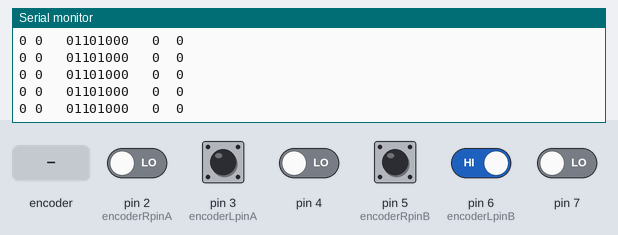
A sketch run on a simulated Arduino Uno, built with avr-gcc and run on an emulated ATmega328P. Parts: the last lines printed to the serial monitor. Inputs (shaded band) come from the test bench; at power-on: pin 3 (encoderLpinA), pin 5 (encoderRpinB), pin 6 (encoderLpinB) HIGH, pin 2 (encoderRpinA), pin 4, pin 7 LOW.

Above: at 1.2 s.
1.3 s: pin 6 (encoderLpinB) driven LOW
At 1.9 s:
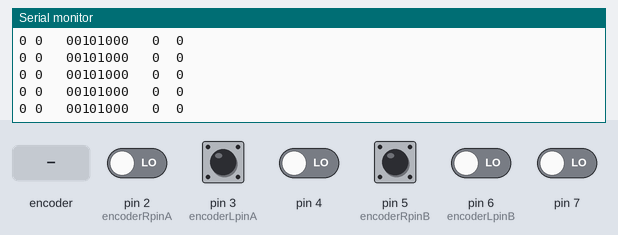
4.3 s: rotary encoder on pin 2 (encoderRpinA) / pin 5 (encoderRpinB) turned 1 step (first pin leading)
At 5.1 s:
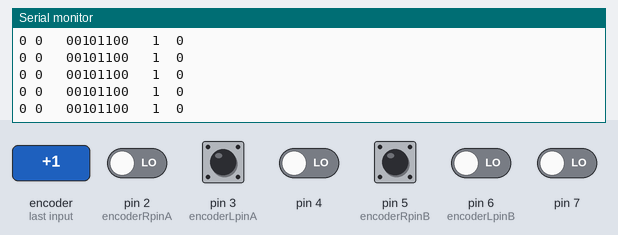
7.5 s: rotary encoder on pin 2 (encoderRpinA) / pin 5 (encoderRpinB) turned 1 step (first pin leading)
Timing chart, 0 to 9.8 s (numbered marks = the images above; inputs shaded):
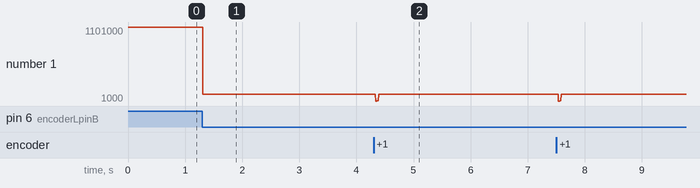

Measured:
- after the input at 1.3 s, the serial monitor: prints a new line at once (image 1)
- after the input at 4.3 s, the serial monitor: prints a new line at once (image 2)
- plotted number 1: 1101000 → 101000 after the input at 1.3 s, 101000 → 101100 after the input at 4.3 s

The sketch:

EncoderEx3.ino
```cpp
// Right Wheel
const byte encoderRpinA = 2; // interrupt 0
const byte encoderRpinB = 5;

// Left Wheel
const byte encoderLpinA = 3; // interrupt 1
const byte encoderLpinB = 6;

byte interrupt0 = 0;
byte interrupt1 = 0;

void setup() {
  Serial.begin(57600);
  EncoderInit();
}

void loop() {
//  Serial.println(digitalRead(4));
//  delay(100);
  int a = PIND;
  Serial.print(digitalRead(7));
  Serial.print(" ");
  Serial.print(digitalRead(0));
  Serial.print("   ");
  if (a<2) Serial.print(B0);
  if (a<4) Serial.print(B0);
  if (a<8) Serial.print(B0);
  if (a<16) Serial.print(B0);
  if (a<32) Serial.print(B0);
  if (a<64) Serial.print(B0);
  if (a<128) Serial.print(B0);
//  if (a<256) Serial.print(B0);
//  if (a<512) Serial.print(B0);
  Serial.print(PIND,BIN);
  Serial.print("   ");
  Serial.print(interrupt0);
  Serial.print("  ");
  Serial.println(interrupt1);
//  Serial.print("  ");
//  Serial.print(digitalRead(2));
//  Serial.println(digitalRead(5));
}

void EncoderInit() {
//  pinMode(encoderRpinB,INPUT);
//  pinMode(encoderLpinB,INPUT);
//  attachInterrupt(digitalPinToInterrupt(encoderRpinA),
//                  wheelR,CHANGE);
//  attachInterrupt(digitalPinToInterrupt(encoderLpinA),
//                  wheelL,CHANGE);
  attachInterrupt(0,changeInterrupt0,CHANGE);
  attachInterrupt(1,changeInterrupt1,CHANGE);
}

void changeInterrupt0() {
  if (interrupt0 == 0)
    interrupt0 = 1;
  else
    interrupt0 = 0;
}

void changeInterrupt1() {
  if (interrupt1 == 0)
    interrupt1 = 1;
  else
    interrupt1 = 0;
}

void wheelR() {
  Serial.print("Interrupt 0 ");
  int a = digitalRead(2);
  int b = digitalRead(5);
  Serial.print(a);
  Serial.print(" ");
  Serial.print(b);
  if (a==b)
    Serial.print("  same");
  else
    Serial.print("  different");
  Serial.println();
}

void wheelL() {
  Serial.print("Interrupt 1 ");
  Serial.println(digitalRead(6));
}
```
